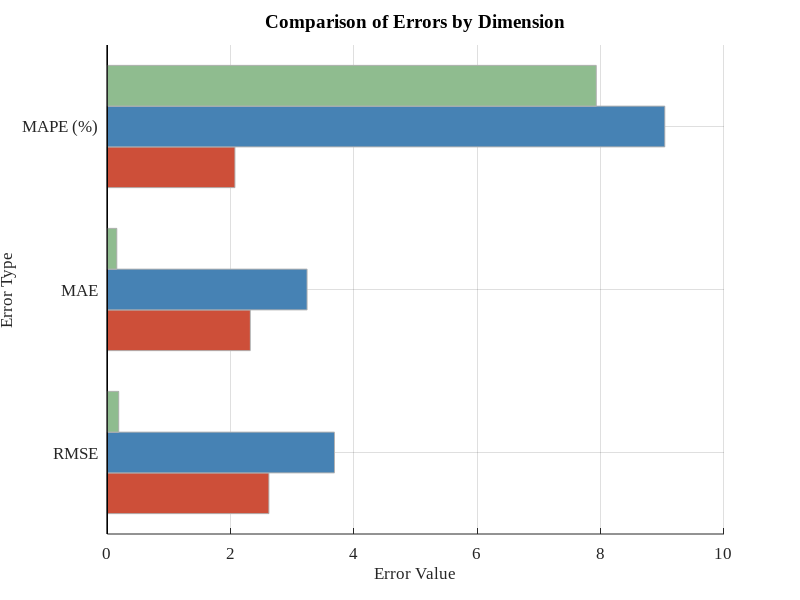

MATLAB code for this plot: (Note: this script raises an error after producing the figure.)
% 数据
labels = {'RMSE', 'MAE', 'MAPE (%)'};

azimuth = [2.6207, 2.32, 2.07];
elevation = [3.6843, 3.24, 9.04];
distance = [0.1855, 0.1544, 7.93];

% 横向柱状图数据格式：每一行是一个误差类型，每一列是一个指标
data = [azimuth; elevation; distance]';

% Y轴类别索引
y = 1:length(labels);

bar_width = 0.25;

figure;
hold on;

% 绘制3组横向柱状图，左右错开
barh(y - bar_width, azimuth, bar_width, 'FaceColor', [205/255, 79/255, 57/255], ...
    'EdgeColor', [0.7, 0.7, 0.7]);
barh(y, elevation, bar_width, 'FaceColor', [70/255, 130/255, 180/255], ...
    'EdgeColor', [0.7, 0.7, 0.7]);
barh(y + bar_width, distance, bar_width, 'FaceColor', [143/255, 188/255, 143/255], ...
    'EdgeColor', [0.7, 0.7, 0.7]);

hold off;

% 设置标签和刻度
set(gca, 'ytick', y, 'yticklabel', labels, 'FontName', 'Times New Roman', 'FontSize', 12);

xlabel('Error Value', 'FontName', 'Times New Roman', 'FontSize', 12);
ylabel('Error Type', 'FontName', 'Times New Roman', 'FontSize', 12);
title('Comparison of Errors by Dimension', 'FontName', 'Times New Roman', 'FontSize', 14, 'FontWeight', 'bold');

grid on;
ax = gca;
ax.GridLineStyle = '--';

% 调整刻度线长度
ax.XAxis.TickLength = [0.004, 0.004];
ax.YAxis.TickLength = [0.004, 0.004];

% 图例（顺序对应柱子颜色）
legend({'Azimuth', 'Elevation', 'Distance'}, 'FontName', 'Times New Roman', 'FontSize', 12, 'Location', 'bestoutside');

% 调整图像大小，减少空白
set(gcf, 'Position', [100, 100, 900, 450]);
set(gca, 'LooseInset', get(gca, 'TightInset'));

% 保存图片（300 dpi TIFF格式）
print(gcf, 'Error_Comparison_HorizontalBar', '-dtiff', '-r300');
